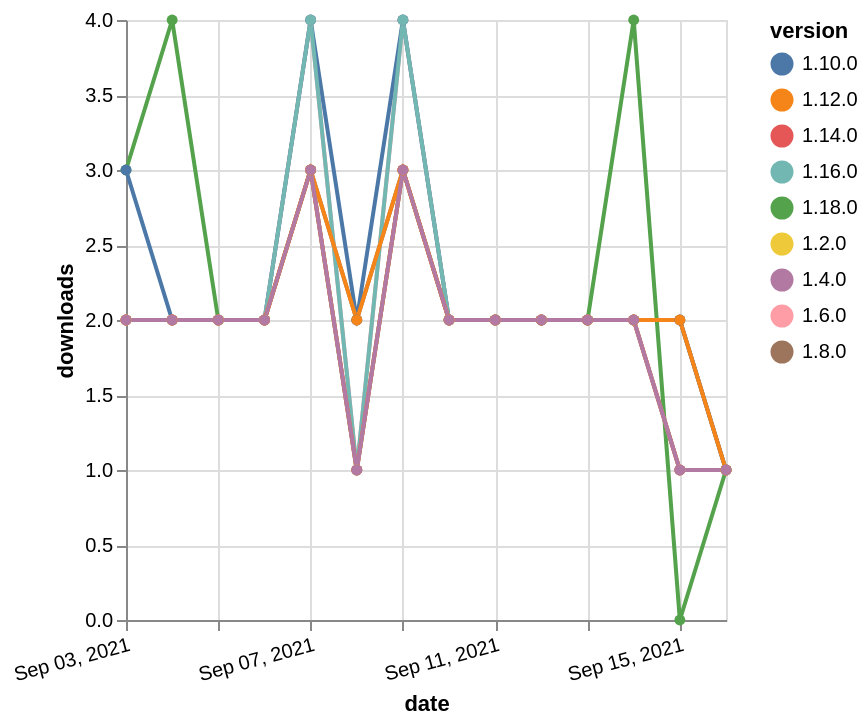

Express this chart as Vega-Lite.
### Vega-Lite specification from a JSON file in a GitHub repository (floating-point values rounded to 4 significant figures)
{"$schema": "https://vega.github.io/schema/vega-lite/v5.json", "description": "A simple bar chart with embedded data.", "data": {"values": [{"date": "2021-09-03", "total": 2617, "delta": 2, "version": "1.6.0"}, {"date": "2021-09-04", "total": 2619, "delta": 2, "version": "1.6.0"}, {"date": "2021-09-05", "total": 2621, "delta": 2, "version": "1.6.0"}, {"date": "2021-09-06", "total": 2623, "delta": 2, "version": "1.6.0"}, {"date": "2021-09-07", "total": 2627, "delta": 4, "version": "1.6.0"}, {"date": "2021-09-08", "total": 2628, "delta": 1, "version": "1.6.0"}, {"date": "2021-09-09", "total": 2632, "delta": 4, "version": "1.6.0"}, {"date": "2021-09-10", "total": 2634, "delta": 2, "version": "1.6.0"}, {"date": "2021-09-11", "total": 2636, "delta": 2, "version": "1.6.0"}, {"date": "2021-09-12", "total": 2638, "delta": 2, "version": "1.6.0"}, {"date": "2021-09-13", "total": 2640, "delta": 2, "version": "1.6.0"}, {"date": "2021-09-14", "total": 2642, "delta": 2, "version": "1.6.0"}, {"date": "2021-09-15", "total": 2643, "delta": 1, "version": "1.6.0"}, {"date": "2021-09-16", "total": 2644, "delta": 1, "version": "1.6.0"}, {"date": "2021-09-03", "total": 247, "delta": 3, "version": "1.18.0"}, {"date": "2021-09-04", "total": 251, "delta": 4, "version": "1.18.0"}, {"date": "2021-09-05", "total": 253, "delta": 2, "version": "1.18.0"}, {"date": "2021-09-06", "total": 255, "delta": 2, "version": "1.18.0"}, {"date": "2021-09-07", "total": 258, "delta": 3, "version": "1.18.0"}, {"date": "2021-09-08", "total": 259, "delta": 1, "version": "1.18.0"}, {"date": "2021-09-09", "total": 262, "delta": 3, "version": "1.18.0"}, {"date": "2021-09-10", "total": 264, "delta": 2, "version": "1.18.0"}, {"date": "2021-09-11", "total": 266, "delta": 2, "version": "1.18.0"}, {"date": "2021-09-12", "total": 268, "delta": 2, "version": "1.18.0"}, {"date": "2021-09-13", "total": 270, "delta": 2, "version": "1.18.0"}, {"date": "2021-09-14", "total": 274, "delta": 4, "version": "1.18.0"}, {"date": "2021-09-15", "total": 274, "delta": 0, "version": "1.18.0"}, {"date": "2021-09-16", "total": 275, "delta": 1, "version": "1.18.0"}, {"date": "2021-09-03", "total": 2115, "delta": 2, "version": "1.8.0"}, {"date": "2021-09-04", "total": 2117, "delta": 2, "version": "1.8.0"}, {"date": "2021-09-05", "total": 2119, "delta": 2, "version": "1.8.0"}, {"date": "2021-09-06", "total": 2121, "delta": 2, "version": "1.8.0"}, {"date": "2021-09-07", "total": 2124, "delta": 3, "version": "1.8.0"}, {"date": "2021-09-08", "total": 2126, "delta": 2, "version": "1.8.0"}, {"date": "2021-09-09", "total": 2129, "delta": 3, "version": "1.8.0"}, {"date": "2021-09-10", "total": 2131, "delta": 2, "version": "1.8.0"}, {"date": "2021-09-11", "total": 2133, "delta": 2, "version": "1.8.0"}, {"date": "2021-09-12", "total": 2135, "delta": 2, "version": "1.8.0"}, {"date": "2021-09-13", "total": 2137, "delta": 2, "version": "1.8.0"}, {"date": "2021-09-14", "total": 2139, "delta": 2, "version": "1.8.0"}, {"date": "2021-09-15", "total": 2141, "delta": 2, "version": "1.8.0"}, {"date": "2021-09-16", "total": 2142, "delta": 1, "version": "1.8.0"}, {"date": "2021-09-03", "total": 2089, "delta": 3, "version": "1.10.0"}, {"date": "2021-09-04", "total": 2091, "delta": 2, "version": "1.10.0"}, {"date": "2021-09-05", "total": 2093, "delta": 2, "version": "1.10.0"}, {"date": "2021-09-06", "total": 2095, "delta": 2, "version": "1.10.0"}, {"date": "2021-09-07", "total": 2099, "delta": 4, "version": "1.10.0"}, {"date": "2021-09-08", "total": 2101, "delta": 2, "version": "1.10.0"}, {"date": "2021-09-09", "total": 2105, "delta": 4, "version": "1.10.0"}, {"date": "2021-09-10", "total": 2107, "delta": 2, "version": "1.10.0"}, {"date": "2021-09-11", "total": 2109, "delta": 2, "version": "1.10.0"}, {"date": "2021-09-12", "total": 2111, "delta": 2, "version": "1.10.0"}, {"date": "2021-09-13", "total": 2113, "delta": 2, "version": "1.10.0"}, {"date": "2021-09-14", "total": 2115, "delta": 2, "version": "1.10.0"}, {"date": "2021-09-15", "total": 2117, "delta": 2, "version": "1.10.0"}, {"date": "2021-09-16", "total": 2118, "delta": 1, "version": "1.10.0"}, {"date": "2021-09-03", "total": 760, "delta": 2, "version": "1.16.0"}, {"date": "2021-09-04", "total": 762, "delta": 2, "version": "1.16.0"}, {"date": "2021-09-05", "total": 764, "delta": 2, "version": "1.16.0"}, {"date": "2021-09-06", "total": 766, "delta": 2, "version": "1.16.0"}, {"date": "2021-09-07", "total": 770, "delta": 4, "version": "1.16.0"}, {"date": "2021-09-08", "total": 771, "delta": 1, "version": "1.16.0"}, {"date": "2021-09-09", "total": 775, "delta": 4, "version": "1.16.0"}, {"date": "2021-09-10", "total": 777, "delta": 2, "version": "1.16.0"}, {"date": "2021-09-11", "total": 779, "delta": 2, "version": "1.16.0"}, {"date": "2021-09-12", "total": 781, "delta": 2, "version": "1.16.0"}, {"date": "2021-09-13", "total": 783, "delta": 2, "version": "1.16.0"}, {"date": "2021-09-14", "total": 785, "delta": 2, "version": "1.16.0"}, {"date": "2021-09-15", "total": 786, "delta": 1, "version": "1.16.0"}, {"date": "2021-09-16", "total": 787, "delta": 1, "version": "1.16.0"}, {"date": "2021-09-03", "total": 3620, "delta": 2, "version": "1.2.0"}, {"date": "2021-09-04", "total": 3622, "delta": 2, "version": "1.2.0"}, {"date": "2021-09-05", "total": 3624, "delta": 2, "version": "1.2.0"}, {"date": "2021-09-06", "total": 3626, "delta": 2, "version": "1.2.0"}, {"date": "2021-09-07", "total": 3629, "delta": 3, "version": "1.2.0"}, {"date": "2021-09-08", "total": 3630, "delta": 1, "version": "1.2.0"}, {"date": "2021-09-09", "total": 3633, "delta": 3, "version": "1.2.0"}, {"date": "2021-09-10", "total": 3635, "delta": 2, "version": "1.2.0"}, {"date": "2021-09-11", "total": 3637, "delta": 2, "version": "1.2.0"}, {"date": "2021-09-12", "total": 3639, "delta": 2, "version": "1.2.0"}, {"date": "2021-09-13", "total": 3641, "delta": 2, "version": "1.2.0"}, {"date": "2021-09-14", "total": 3643, "delta": 2, "version": "1.2.0"}, {"date": "2021-09-15", "total": 3644, "delta": 1, "version": "1.2.0"}, {"date": "2021-09-16", "total": 3645, "delta": 1, "version": "1.2.0"}, {"date": "2021-09-03", "total": 1029, "delta": 2, "version": "1.14.0"}, {"date": "2021-09-04", "total": 1031, "delta": 2, "version": "1.14.0"}, {"date": "2021-09-05", "total": 1033, "delta": 2, "version": "1.14.0"}, {"date": "2021-09-06", "total": 1035, "delta": 2, "version": "1.14.0"}, {"date": "2021-09-07", "total": 1038, "delta": 3, "version": "1.14.0"}, {"date": "2021-09-08", "total": 1039, "delta": 1, "version": "1.14.0"}, {"date": "2021-09-09", "total": 1042, "delta": 3, "version": "1.14.0"}, {"date": "2021-09-10", "total": 1044, "delta": 2, "version": "1.14.0"}, {"date": "2021-09-11", "total": 1046, "delta": 2, "version": "1.14.0"}, {"date": "2021-09-12", "total": 1048, "delta": 2, "version": "1.14.0"}, {"date": "2021-09-13", "total": 1050, "delta": 2, "version": "1.14.0"}, {"date": "2021-09-14", "total": 1052, "delta": 2, "version": "1.14.0"}, {"date": "2021-09-15", "total": 1053, "delta": 1, "version": "1.14.0"}, {"date": "2021-09-16", "total": 1054, "delta": 1, "version": "1.14.0"}, {"date": "2021-09-03", "total": 1539, "delta": 2, "version": "1.12.0"}, {"date": "2021-09-04", "total": 1541, "delta": 2, "version": "1.12.0"}, {"date": "2021-09-05", "total": 1543, "delta": 2, "version": "1.12.0"}, {"date": "2021-09-06", "total": 1545, "delta": 2, "version": "1.12.0"}, {"date": "2021-09-07", "total": 1548, "delta": 3, "version": "1.12.0"}, {"date": "2021-09-08", "total": 1550, "delta": 2, "version": "1.12.0"}, {"date": "2021-09-09", "total": 1553, "delta": 3, "version": "1.12.0"}, {"date": "2021-09-10", "total": 1555, "delta": 2, "version": "1.12.0"}, {"date": "2021-09-11", "total": 1557, "delta": 2, "version": "1.12.0"}, {"date": "2021-09-12", "total": 1559, "delta": 2, "version": "1.12.0"}, {"date": "2021-09-13", "total": 1561, "delta": 2, "version": "1.12.0"}, {"date": "2021-09-14", "total": 1563, "delta": 2, "version": "1.12.0"}, {"date": "2021-09-15", "total": 1565, "delta": 2, "version": "1.12.0"}, {"date": "2021-09-16", "total": 1566, "delta": 1, "version": "1.12.0"}, {"date": "2021-09-03", "total": 2657, "delta": 2, "version": "1.4.0"}, {"date": "2021-09-04", "total": 2659, "delta": 2, "version": "1.4.0"}, {"date": "2021-09-05", "total": 2661, "delta": 2, "version": "1.4.0"}, {"date": "2021-09-06", "total": 2663, "delta": 2, "version": "1.4.0"}, {"date": "2021-09-07", "total": 2666, "delta": 3, "version": "1.4.0"}, {"date": "2021-09-08", "total": 2667, "delta": 1, "version": "1.4.0"}, {"date": "2021-09-09", "total": 2670, "delta": 3, "version": "1.4.0"}, {"date": "2021-09-10", "total": 2672, "delta": 2, "version": "1.4.0"}, {"date": "2021-09-11", "total": 2674, "delta": 2, "version": "1.4.0"}, {"date": "2021-09-12", "total": 2676, "delta": 2, "version": "1.4.0"}, {"date": "2021-09-13", "total": 2678, "delta": 2, "version": "1.4.0"}, {"date": "2021-09-14", "total": 2680, "delta": 2, "version": "1.4.0"}, {"date": "2021-09-15", "total": 2681, "delta": 1, "version": "1.4.0"}, {"date": "2021-09-16", "total": 2682, "delta": 1, "version": "1.4.0"}]}, "width": "container", "mark": {"type": "line", "point": {"filled": true}}, "encoding": {"x": {"field": "date", "type": "temporal", "timeUnit": "yearmonthdate", "title": "date", "axis": {"labelAngle": -15}}, "y": {"field": "delta", "type": "quantitative", "title": "downloads"}, "color": {"field": "version", "type": "nominal"}, "tooltip": {"field": "delta"}}}
